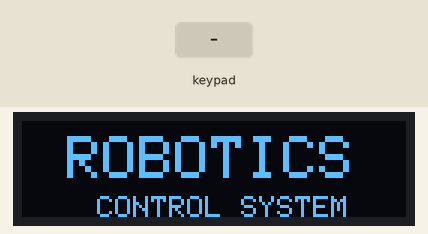
This program was run on a simulated ESP32. Parts: 128×32 one-colour display. The test bench sets the inputs (shaded band). Nothing arrives over Bluetooth unless stated; what the program prints to the serial monitor is not drawn.

Above: at 1.1 s.
At 5.1 s:
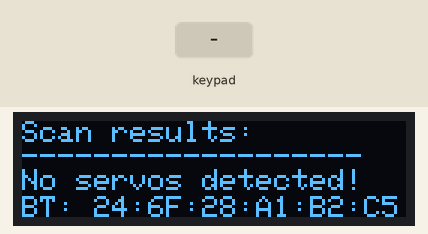
5.2 s: key 'X' pressed
7.1 s: key 'O' pressed
Timing chart, 0 to 10.1 s (numbered marks = the images above; inputs shaded):
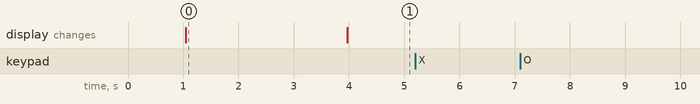

The program:

main.cpp
```cpp
// The Bluetooth MAC address of the ESP32 must be uploaded
// to the PS4 controller using the Sixaxis pairing tool.
// A0:DD:6C:85:54:9E

#include <Arduino.h>
#include <math.h>
#include <SCServo.h>
#include <PS4Controller.h>
#include "board.h"

SMS_STS st;
SCSCL sc;

#define S_RXD 18
#define S_TXD 19

#define S_SCL 22
#define S_SDA 21

#define RGB_LED   23
#define NUMPIXELS 10

const float L1 = 115.0;
const float L2 = 115.0;

const float l1 = L1;
const float l2 = L2;

const int SERVO_LIMITS[5][2] = {
    {0, 0},
    {1024, 3072},
    {0, 2048},
    {400, 3700},
    {600, 3500}
};

struct JointAngles {
    float theta1;
    float theta2;
    float theta3;
    float theta4;
};

struct Point3D {
    float x;
    float y;
    float z;
};

// Definicje przycisków PS4
#define PS4_TRIANGLE PS4_BUTTON_TRIANGLE
#define PS4_CIRCLE PS4_BUTTON_CIRCLE
#define PS4_CROSS PS4_BUTTON_CROSS

// Fixed variable declarations
Point3D current_position = {150.0, 0.0, 100.0};
float initial_x = 150.0;
float initial_z = 100.0;
String orientation_mode = "flat";
String gripper_state = "close";
float current_x = initial_x;
float current_z = initial_z;
int base_position = 2048; // Center position (0-4095 range)
int base_speed = 500;
const float DEADZONE = 0.1;
const float STEP_SIZE = 2.0;

// Button state tracking
bool last_cross = false;
bool last_circle = false;
bool last_r1 = false;


bool checkServoAngles(int servo_angles[4]) {
    bool all_valid = true;

    for (int i = 0; i < 4; i++) {
        int servo_id = i + 1;
        int target = servo_angles[i];
        int min_angle = SERVO_LIMITS[servo_id][0];
        int max_angle = SERVO_LIMITS[servo_id][1];

        if (target < min_angle || target > max_angle) {
            Serial.printf("Servo %d angle %d out of range (%d-%d)\n",
                         servo_id, target, min_angle, max_angle);
            all_valid = false;
        }
    }
    return all_valid;
}

int radToServo(float rad) {
    const int center = 2048;
    const float scale = 2048.0f / M_PI;
    return 4095 - (int)round(rad * scale + center);
}

bool solveIK2D(float x_target, float z_target, String orientation, float &theta2, float &theta3, float &theta4) {

    float d = sqrt(x_target * x_target + z_target * z_target);

    // Check if target is within reach
    if (d > (l1 + l2)) {
        Serial.println("Target out of reach");
        return false;
    }

    // Calculate cos(theta3)
    float cos_theta3 = (x_target * x_target + z_target * z_target - l1 * l1 - l2 * l2) / (2 * l1 * l2);

    // Check if solution exists
    if (cos_theta3 < -1.0 || cos_theta3 > 1.0) {
        Serial.println("No IK solution exists");
        return false;
    }

    // Calculate joint angles
    theta3 = -acos(cos_theta3);

    float k1 = l1 + l2 * cos(theta3);
    float k2 = l2 * sin(theta3);

    theta2 = atan2(z_target, x_target) - atan2(k2, k1);

    // Calculate theta4 based on orientation
    if (orientation == "down") {
        theta4 = (-PI/2) - (theta2 + theta3);
    } else { // flat
        theta4 = 0 - (theta2 + theta3);
    }

    return true;
}

void controlGripper(String action) {
  int position;
  if (action == "open") {
    position = 800;
  } else {
    position = 500;
  }

  sc.WritePos(5, position, 0, 1500);
}

void moveServosSyncEx(uint8_t ids[4], int targetPos[4], u16 baseSpeed, u16 accValue) {
    s16 currentPos[4];
    u16 speed[4];
    s16 position[4];
    u8 acc[4];

    int delta[4];
    int maxDelta = 0;

    for (int i = 0; i < 4; i++) {
        currentPos[i] = st.ReadPos(ids[i]);
        delta[i] = abs(targetPos[i] - currentPos[i]);
        if (delta[i] > maxDelta) maxDelta = delta[i];
        acc[i] = (u8)accValue;
    }

    for (int i = 0; i < 4; i++) {
        if (delta[i] == 0) {
            speed[i] = 0;
        } else {
            speed[i] = (u16)((float)delta[i] / maxDelta * baseSpeed);
            if (speed[i] < 1) speed[i] = 1;
        }
        position[i] = targetPos[i];
    }

    st.SyncWritePosEx(ids, 4, position, speed, acc);
}

bool moveToPoint2D(float x, float z, String orientation, int base_rot, int max_speed) {
    float theta2, theta3, theta4;

    // Solve inverse kinematics
    if (!solveIK2D(x, z, orientation, theta2, theta3, theta4)) {
        return false;
    }

    // Convert to servo positions
    int servo_angles[4];
    servo_angles[0] = base_rot;                // Base
    servo_angles[1] = radToServo(theta2);      // Joint 1
    servo_angles[2] = radToServo(theta3);      // Joint 2
    servo_angles[3] = radToServo(theta4);      // Joint 3

    // Check servo angle limits
    if (!checkServoAngles(servo_angles)) {
        return false;
    }

    // Prepare servo IDs and positions for sync movement
    uint8_t servo_ids[4] = {1, 2, 3, 4};
    moveServosSyncEx(servo_ids, servo_angles, max_speed, 50);

    return true;
}

void process_PS4_input(float delta_time) {
    // Get joystick values (-128 to 127, normalize to -1.0 to 1.0)
    float lx = -PS4.LStickY() / 128.0; // Left stick Y for X movement
    float ry = -PS4.RStickY() / 128.0; // Right stick Y for Z movement
    float rx = PS4.RStickX() / 128.0; // Right stick X for base rotation

    // Apply deadzone
    lx = (abs(lx) < DEADZONE) ? 0 : lx;
    ry = (abs(ry) < DEADZONE) ? 0 : ry;
    rx = (abs(rx) < DEADZONE) ? 0 : rx;

    // Apply nonlinear response
    float lx_nonlinear = lx * abs(lx);
    float ry_nonlinear = ry * abs(ry);
    float rx_nonlinear = rx * abs(rx);

    // Calculate new position
    float new_x = current_x + (-lx_nonlinear * STEP_SIZE);
    float new_z = current_z - (ry_nonlinear * STEP_SIZE);

    bool needs_move = false;

    // Handle base rotation
    if (abs(rx_nonlinear) > DEADZONE) {
        base_position += (int)(rx_nonlinear * base_speed * delta_time);
        base_position = constrain(base_position, 0, 4095);
        needs_move = true;
    }

    // Check if position changed
    if ((new_x != current_x || new_z != current_z) || needs_move) {
        if (moveToPoint2D(new_x, new_z, orientation_mode, base_position, 1000)) {
            current_x = new_x;
            current_z = new_z;

            Serial.printf("Position: (%.2f, %.2f), Base: %d\n",
                         current_x, current_z, base_position);
        } else {
            Serial.println("Position unreachable!");
        }
    }
}

void processButtons() {
    // Cross button - down orientation
    if (PS4.Cross() && !last_cross) {
        orientation_mode = "down";
        moveToPoint2D(current_x, current_z, orientation_mode, base_position, 500);
        Serial.println("Orientation: DOWN");
    }

    // Circle button - flat orientation
    if (PS4.Circle() && !last_circle) {
        orientation_mode = "flat";
        moveToPoint2D(current_x, current_z, orientation_mode, base_position, 500);
        Serial.println("Orientation: FLAT");
    }

    // R1 button - toggle gripper
    if (PS4.R1() && !last_r1) {
        if (gripper_state == "close") {
        controlGripper("open");
        gripper_state = "open";
        Serial.println("Gripper: OPEN");
        } else {
        controlGripper("close");
        gripper_state = "close";
        Serial.println("Gripper: CLOSE");
        }
    }

    // Update button states
    last_cross = PS4.Triangle();
    last_circle = PS4.Circle();
    last_r1 = PS4.R1();
}

void onConnect() {
    Serial.println("PS4 controller connected");
}

void onDisconnect() {
    Serial.println("PS4 controller disconnected");
}

void setup() {
    Serial.begin(115200);
    Serial1.begin(1000000, SERIAL_8N1, S_RXD, S_TXD);
    st.pSerial = &Serial1;
    sc.pSerial = &Serial1;

    PS4.attachOnConnect(onConnect);
    PS4.attachOnDisconnect(onDisconnect);
    PS4.begin();
    delay(1000);

    InitScreen();

    moveToPoint2D(current_x, current_z, orientation_mode, base_position, 500);

    btMac();
    scanServos();
    displayResultsScreen();

    Serial.println("Inicjalizacja zakończona");


}

void loop() {
    static unsigned long last_time = 0;
    unsigned long current_time = millis();
    float delta_time = (current_time - last_time) / 1000.0;
    last_time = current_time;

    if (PS4.isConnected()) {
        process_PS4_input(delta_time);
        processButtons();
    }

    delay(20); // Small delay for stability
}
```

board.h
```cpp
#include <Wire.h>
#include "BluetoothSerial.h"
#include "esp_bt_device.h"   // <- potrzebne do esp_bt_dev_get_address()
#include <Adafruit_SSD1306.h>
#include <SMS_STS.h>

BluetoothSerial SerialBT;
TaskHandle_t ScreenUpdateHandle;
TaskHandle_t ClientCmdHandle;

// Konfiguracja UART dla serw
#define S_RXD 18
#define S_TXD 19

// Konfiguracja wyświetlacza
#define SCREEN_WIDTH 128
#define SCREEN_HEIGHT 32
#define OLED_RESET -1
#define SCREEN_ADDRESS 0x3C
Adafruit_SSD1306 display(SCREEN_WIDTH, SCREEN_HEIGHT, &Wire, OLED_RESET);

// Zmienne globalne
const int MAX_SERVOS = 10;
bool servosFound[MAX_SERVOS] = {false};
int foundCount = 0;
bool scanComplete = false;
String btAddress = "";


extern SMS_STS st;

void InitScreen() {
  if(!display.begin(SSD1306_SWITCHCAPVCC, SCREEN_ADDRESS)) {
    Serial.println(F("SSD1306 allocation failed"));
  }
  display.clearDisplay();
  display.setTextSize(2);
  display.setTextColor(SSD1306_WHITE);
  display.setCursor(15, 5);
  display.println("ROBOTICS");

  display.setTextSize(1);
  display.setCursor(25, 25);
  display.println("CONTROL SYSTEM");
  display.drawLine(0, 35, 128, 35, SSD1306_WHITE);

  display.display();
  delay(1000);
}

void scanServos() {
  foundCount = 0; // reset licznika
  for (int id = 1; id <= MAX_SERVOS; id++) {
    int result = st.Ping(id);
    if (result != -1) {
      servosFound[id-1] = true;
      foundCount++;
    } else {
      servosFound[id-1] = false;
    }
    delay(50);
  }
}

void btMac() {
  if (!SerialBT.begin("ESP32_BT")) {   // Nazwa urządzenia BT
    Serial.println("Błąd inicjalizacji Bluetooth!");
    while (true);
  }

  // Pobranie adresu MAC Bluetooth
  const uint8_t* mac = esp_bt_dev_get_address();
  if (mac) {
    btAddress = "";
    for (int i = 0; i < 6; i++) {
      if (i != 0) btAddress += ":";
      if (mac[i] < 16) btAddress += "0";
      btAddress += String(mac[i], HEX);
    }
    btAddress.toUpperCase();

    Serial.print("Adres MAC Bluetooth ESP32: ");
    Serial.println(btAddress);
  } else {
    Serial.println("Nie udało się odczytać adresu MAC.");
    btAddress = "N/A";
    delay(50);
  }
}

void displayResultsScreen() {
  display.clearDisplay();
  display.setTextSize(1);
  display.setTextColor(SSD1306_WHITE);

  display.setCursor(0, 0);
  display.println("Scan results:");
  display.println("-------------------");

  if (foundCount == 0) {
    display.setCursor(0, 16);
    display.println("No servos detected!");
  } else {
    display.setCursor(0, 16);
    display.print("Servos: ");
    for (int i = 0; i < MAX_SERVOS; i++) {
      if (servosFound[i]) {
        display.print(i+1);  // żeby ID zgadzało się z rzeczywistością
        display.print(" ");
      }
    }
  }

  // Adres Bluetooth na dole ekranu
  display.setCursor(0, 25);
  display.print("BT: ");
  display.println(btAddress);

  display.display();
}
```

Measured:
- after the input at 5.2 s, every drawn part: stays the same
- after the input at 7.1 s, every drawn part: stays the same
- what the display in image 0 shows lasts 3.0 s, from 1.0 s to 4.0 s
